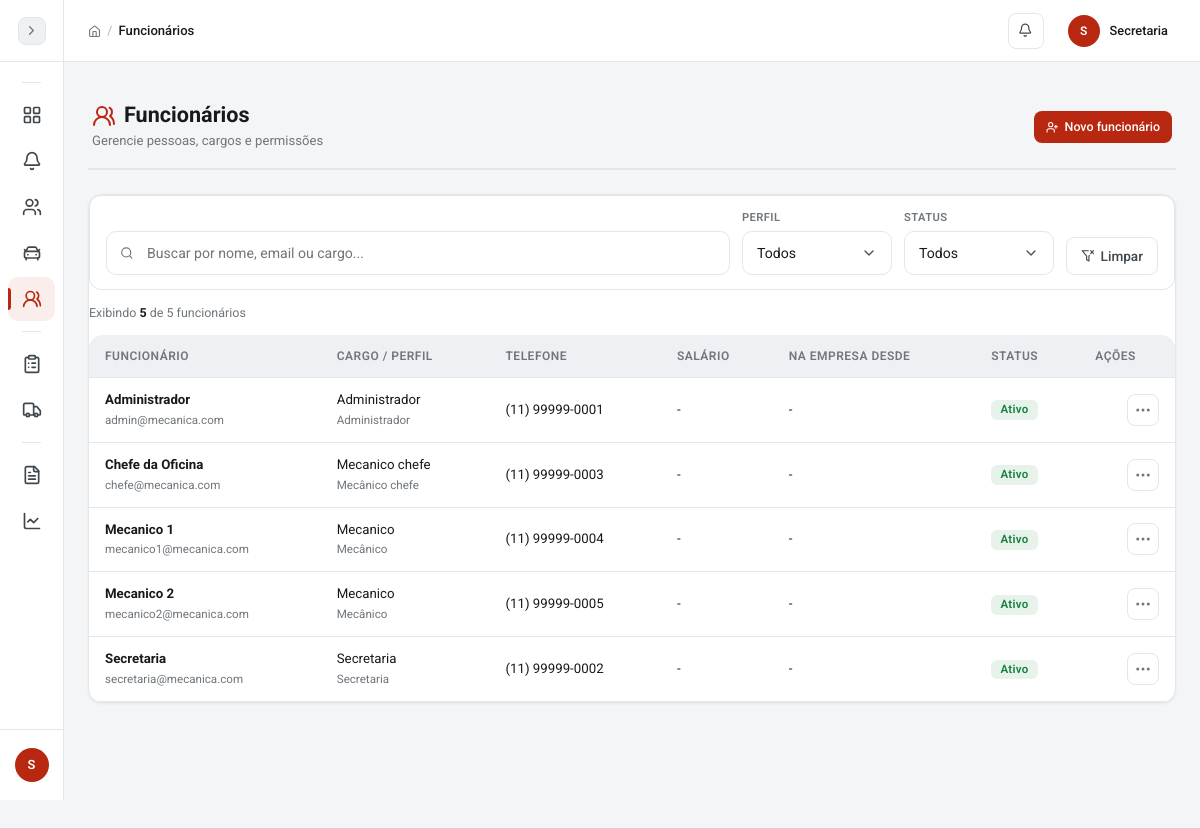
The page /pages/funcionarios/listar.php (signed in) on the database its author committed.
### tables this page shows
CREATE TABLE usuarios (
  id INT AUTO_INCREMENT PRIMARY KEY,
  nome VARCHAR(100) NOT NULL,
  email VARCHAR(120) NOT NULL UNIQUE,
  senha VARCHAR(255) NOT NULL,
  tipo ENUM('admin','secretaria','mecanico_chefe','mecanico') NOT NULL DEFAULT 'mecanico',
  cpf VARCHAR(14) UNIQUE,
  telefone VARCHAR(20),
  salario DECIMAL(10,2),
  data_admissao DATE,
  cargo VARCHAR(100),
  ativo TINYINT(1) NOT NULL DEFAULT 1,
  data_cadastro TIMESTAMP DEFAULT CURRENT_TIMESTAMP
);

### config/conexao.php (called while the page is built, shortened)
<?php
function esc($dado) {
    return htmlspecialchars((string) $dado, ENT_QUOTES, 'UTF-8');
}
?>

### pages/funcionarios/listar.php (the view, shortened to what this page needs)
<?php
require_once __DIR__ . '/../../config/conexao.php';
$roles = ['admin' => 'Administrador', 'secretaria' => 'Secretaria', 'mecanico_chefe' => 'Mecânico chefe', 'mecanico' => 'Mecânico'];
$funcionarios = $conn->query("SELECT id, nome, email, tipo, cargo, telefone, salario, data_admissao, ativo FROM usuarios ORDER BY ativo DESC, nome")->fetchAll();
require_once __DIR__ . '/../../includes/header.php';
?>
<div class="page-header">
    <div>
        <h1><i data-lucide="users-round" class="text-primary me-2"></i>Funcionários</h1>
        <span class="page-subtitle">Gerencie pessoas, cargos e permissões</span>
    </div>
    <a href="cadastrar.php" class="btn btn-primary btn-icon"><i data-lucide="user-plus"></i>Novo funcionário</a>
</div>
<div class="card">
    <div class="card-body p-0">
        <div class="filter-bar">
            <div class="filter-search">
                <i data-lucide="search" class="search-icon"></i>
                <input type="text" class="form-control" id="buscarFuncionario" data-filtro-busca="tabelaFuncionarios" placeholder="Buscar por nome, email ou cargo...">
            </div>
            <div class="filter-group">
                <label for="filtroPerfil">Perfil</label>
                <select class="form-select" id="filtroPerfil" data-filtro-tabela="tabelaFuncionarios" data-filtro-coluna="Cargo / perfil">
                    <option value="">Todos</option>
                </select>
            </div>
            <div class="filter-group">
                <label for="filtroStatusFunc">Status</label>
                <select class="form-select" id="filtroStatusFunc" data-filtro-tabela="tabelaFuncionarios" data-filtro-coluna="Status">
                    <option value="">Todos</option>
                </select>
            </div>
            <button class="btn btn-outline-secondary btn-reset-filters" type="button" onclick="limparFiltros('tabelaFuncionarios')"><i data-lucide="filter-x"></i> Limpar</button>
        </div>
        <div class="filter-results-info">
            <span>Exibindo <strong data-filtro-total="tabelaFuncionarios"><?php echo count($funcionarios); ?></strong> de <?php echo count($funcionarios); ?> funcionários</span>
        </div>
        <div class="table-responsive">
            <table class="table table-hover align-middle mb-0 responsive-card" id="tabelaFuncionarios">
                <thead>
                    <tr><th>Funcionário</th><th>Cargo / perfil</th><th>Telefone</th><th>Salário</th><th>Na empresa desde</th><th>Status</th><th>Ações</th></tr>
                </thead>
                <tbody>
                <?php if (count($funcionarios) > 0): foreach ($funcionarios as $f): ?>
                <tr>
                    <td data-label="Funcionário"><strong><?php echo esc($f['nome']); ?></strong><br><small class="text-muted"><?php echo esc($f['email']); ?></small></td>
                    <td data-label="Cargo / perfil" data-filtro-normalizado="<?php echo esc($roles[$f['tipo']] ?? $f['tipo']); ?>"><?php echo esc($f['cargo'] ?: ($roles[$f['tipo']] ?? $f['tipo'])); ?><br><small class="text-muted"><?php echo esc($roles[$f['tipo']] ?? $f['tipo']); ?></small></td>
                    <td data-label="Telefone"><?php echo esc($f['telefone'] ?: '-'); ?></td>
                    <td data-label="Salário"><?php echo $f['salario'] !== null ? formatar_moeda($f['salario']) : '-'; ?></td>
                    <td data-label="Na empresa desde"><?php echo $f['data_admissao'] ? date('d/m/Y', strtotime($f['data_admissao'])) : '-'; ?></td>
                    <td data-label="Status" data-filtro-normalizado="<?php echo $f['ativo'] ? 'Ativo' : 'Inativo'; ?>"><span class="badge <?php echo $f['ativo'] ? 'badge-success' : 'badge-secondary'; ?>"><?php echo $f['ativo'] ? 'Ativo' : 'Inativo'; ?></span></td>
                    <td data-label="Ações" class="actions-cell">
                    <div class="dropdown table-dropdown">
                        <button class="table-dropdown-btn" type="button" data-bs-toggle="dropdown" aria-expanded="false" aria-label="Ações do funcionário"><i data-lucide="more-horizontal"></i></button>
                    </div>
                </td>
                </tr>
                <?php endforeach; endif; ?>
                </tbody>
            </table>
        </div>
    </div>
</div>
<?php require_once __DIR__ . '/../../includes/footer.php'; ?>

### includes/header.php (style rules this page uses)
html.js body { opacity:0;transition:opacity .25s ease }

### rows shown on the page
usuarios: nome "Administrador", email "admin@mecanica.com", cargo "Administrador", tipo "Administrador", telefone "(11) 99999-0001", ativo "Ativo"
usuarios: nome "Chefe da Oficina", email "chefe@mecanica.com", cargo "Mecanico chefe", tipo "Mecânico chefe", telefone "(11) 99999-0003", ativo "Ativo"
usuarios: nome "Mecanico 1", email "mecanico1@mecanica.com", cargo "Mecanico", tipo "Mecânico", telefone "(11) 99999-0004", ativo "Ativo"
usuarios: nome "Mecanico 2", email "mecanico2@mecanica.com", cargo "Mecanico", tipo "Mecânico", telefone "(11) 99999-0005", ativo "Ativo"
usuarios: nome "Secretaria", email "secretaria@mecanica.com", cargo "Secretaria", tipo "Secretaria", telefone "(11) 99999-0002", ativo "Ativo"

### other values the page prints
substr($nome_usuario, 0, 1) "S"
$titulo_pagina "Funcionários"
substr($_SESSION['usuario_nome'] ?? 'U', 0, 1) "S"
$_SESSION['usuario_nome'] "Secretaria"
count($funcionarios) "5"
